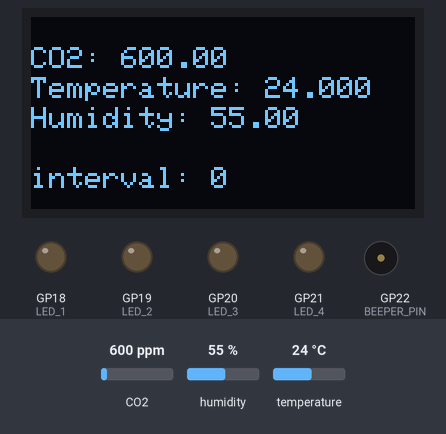
Simulated run of this program. Board: Raspberry Pi Pico running CircuitPython. Shown: 128×64 one-colour display, output pins drawn as LEDs (lit = HIGH), buzzer (waves = sounding, pin HIGH). Inputs (shaded band) come from the test bench; at power-on: CO2 600 ppm, humidity 55 %, temperature 24 °C. What the program prints to the serial console is not drawn.

Above: at 1.7 s.
1.8 s: CO2 set to 862 ppm
At 3.9 s:
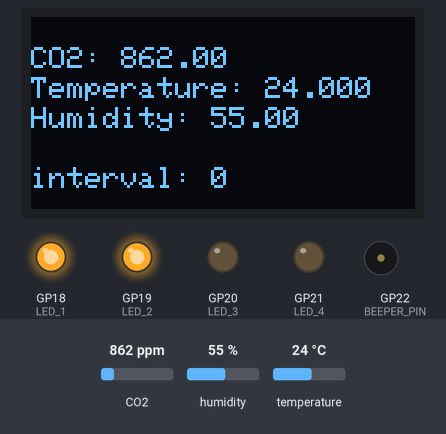
6.3 s: CO2 set to 930 ppm
At 10.1 s:
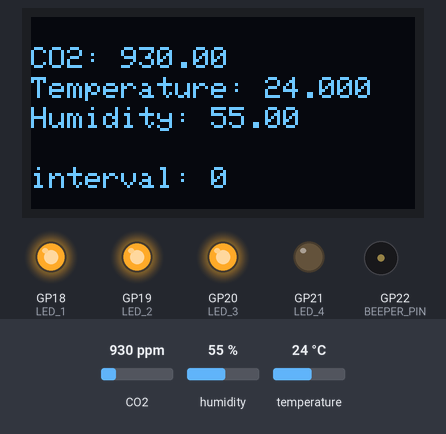
10.5 s: CO2 set to 774 ppm
At 12.4 s:
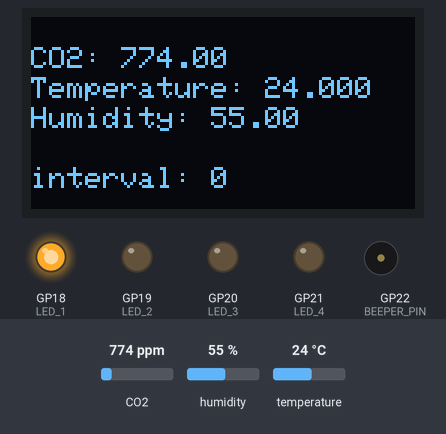
13.1 s: CO2 set to 843 ppm
At 14.8 s:
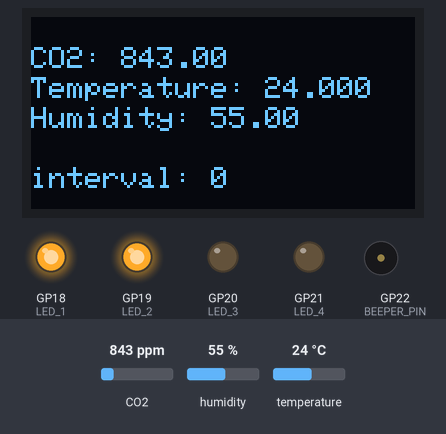
15.7 s: CO2 set to 980 ppm
At 19.79 s:
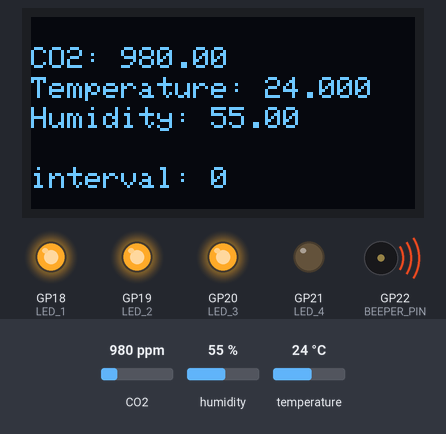
20.2 s: CO2 set to 1026 ppm
At 24.1 s:
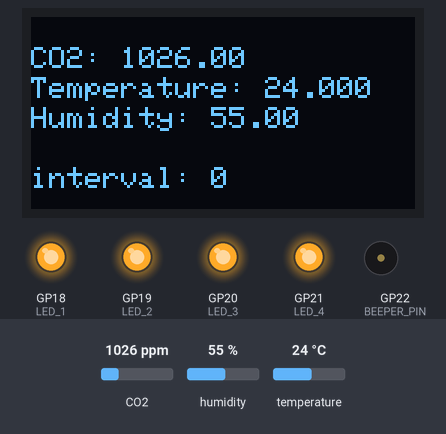
Timing chart, 0 to 28.0 s (numbered marks = the images above; inputs shaded):
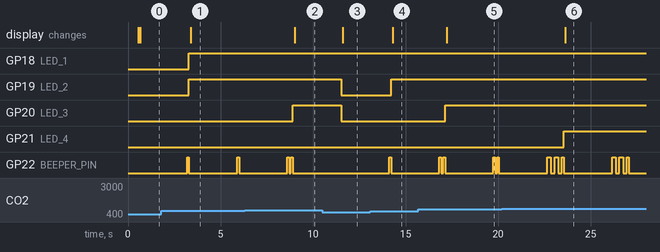

The program:

co2+breadboard.py
```python
import time
import board
import busio
import adafruit_scd30
import adafruit_ssd1306

# SCD-30 has tempremental I2C with clock stretching, datasheet recommends
# starting at 50KHz
# NOTE: CircuitPython and MicroPython pinout if different.
# CircuitPython:
# SCL = GP5
# SDA = GP4
i2c = busio.I2C(board.GP5, board.GP4, frequency=50000)
scd = adafruit_scd30.SCD30(i2c)
time.sleep(0.5) # Wait a bit for the sensor to boot up
oled = adafruit_ssd1306.SSD1306_I2C(128, 64, i2c)
oled.fill(0)
oled.text("lalal", 22,22, True)
oled.show()

import digitalio
BEEPER_PIN = digitalio.DigitalInOut(board.GP22)
BEEPER_PIN .direction = digitalio.Direction.OUTPUT


LED_1 = digitalio.DigitalInOut(board.GP18)
LED_1 .direction = digitalio.Direction.OUTPUT
LED_2 = digitalio.DigitalInOut(board.GP19)
LED_2 .direction = digitalio.Direction.OUTPUT
LED_3 = digitalio.DigitalInOut(board.GP20)
LED_3 .direction = digitalio.Direction.OUTPUT
LED_4 = digitalio.DigitalInOut(board.GP21)
LED_4 .direction = digitalio.Direction.OUTPUT

# scd.temperature_offset = 10
print("Temperature offset:", scd.temperature_offset)

# scd.measurement_interval = 4
print("Measurement interval:", scd.measurement_interval)

# scd.self_calibration_enabled = True
print("Self-calibration enabled:", scd.self_calibration_enabled)

# scd.ambient_pressure = 1100
print("Ambient Pressure:", scd.ambient_pressure)

# scd.altitude = 100
print("Altitude:", scd.altitude, "meters above sea level")

# scd.forced_recalibration_reference = 409
print("Forced recalibration reference:", scd.forced_recalibration_reference)
print("")

while True:
    data = scd.data_available
    if data:
        oled.fill(0)
        print("Data Available!")
        print("CO2:", scd.CO2, "PPM")
        f_string = f"CO2: {scd.CO2:.2f}"
        oled.text(f_string, 0, 10, 1)
        if scd.CO2 > 1000.0:
            BEEPER_PIN.value = 1
            time.sleep(0.2)
            BEEPER_PIN.value = 0
            time.sleep(0.2)
            BEEPER_PIN.value = 1
            time.sleep(0.2)
            BEEPER_PIN.value = 0
            time.sleep(0.2)
            BEEPER_PIN.value = 1
            time.sleep(0.1)
            BEEPER_PIN.value = 0
            LED_1.value = 1
            LED_2.value = 1
            LED_3.value = 1
            LED_4.value = 1
        elif scd.CO2 > 900.0:
            BEEPER_PIN.value = 1
            time.sleep(0.1)
            BEEPER_PIN.value = 0
            time.sleep(0.1)
            BEEPER_PIN.value = 1
            time.sleep(0.1)
            BEEPER_PIN.value = 0
            LED_1.value = 1
            LED_2.value = 1
            LED_3.value = 1
            LED_4.value = 0
        elif scd.CO2 > 800.0:
            BEEPER_PIN.value = 1
            time.sleep(0.1)
            BEEPER_PIN.value = 0
            LED_1.value = 1
            LED_2.value = 1
            LED_3.value = 0
            LED_4.value = 0
        elif scd.CO2 > 700.0:
            LED_1.value = 1
            LED_2.value = 0
            LED_3.value = 0
            LED_4.value = 0
        else:
            LED_1.value = 0
            LED_2.value = 0
            LED_3.value = 0
            LED_4.value = 0


        print("Temperature:", scd.temperature, "degrees C")
        temperature_string = f"Temperature: {scd.temperature:.3f}"
        oled.text(temperature_string, 0, 20, True)
        print("Humidity::", scd.relative_humidity, "%%rH")
        rh_string = f"Humidity: {scd.relative_humidity:.2f}"
        oled.text(rh_string, 0, 30, True)
        print("")
        print("Waiting for new data...")
        print("")
        measurement_int_string = f"interval: {scd.measurement_interval}"
        oled.text(measurement_int_string, 0, 50, True)
        oled.show()

    time.sleep(2.5)
```

Measured:
- the behaviour switches between 900 and 901 ppm on CO2 (found by bisection; images 1 and 2)
- the behaviour switches between 800 and 801 ppm on CO2 (found by bisection; images 3 and 4)
- the behaviour switches between 1000 and 1001 ppm on CO2 (found by bisection; images 5 and 6)
- after the input at 1.8 s, GP18 (LED_1), GP19 (LED_2): LOW → HIGH after 1.5 s; GP22 (BEEPER_PIN): alternates HIGH for 0.10 s and LOW for 2.6 s, starting after 1.4 s; the display: changes after 1.6 s (image 1)
- after the input at 6.3 s, GP20 (LED_3): LOW → HIGH after 2.6 s; the display: changes after 2.7 s (image 2)
- after the input at 10.5 s, GP19 (LED_2), GP20 (LED_3): HIGH → LOW after 1.0 s; GP22 (BEEPER_PIN): stops changing and stays LOW; the display: changes after 1.1 s (image 3)
- after the input at 13.1 s, GP19 (LED_2): LOW → HIGH after 1.1 s; GP22 (BEEPER_PIN): LOW → HIGH after 1.0 s, → LOW 0.10 s later; the display: changes after 1.2 s (image 4)
- after the input at 15.7 s, GP20 (LED_3): LOW → HIGH after 1.4 s; the display: changes after 1.5 s (image 5)
- after the input at 20.2 s, GP21 (LED_4): LOW → HIGH after 3.4 s; the display: changes after 3.4 s (image 6)
